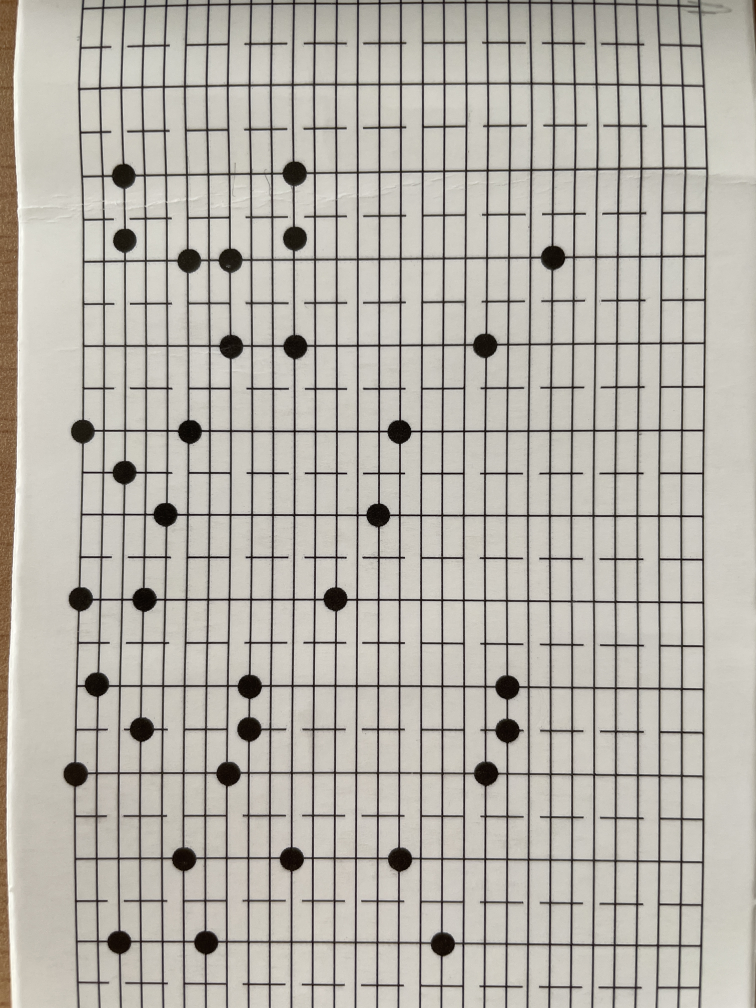
#> input picture images/music_test.jpg, 3024 x 4032 px, found by its file name (shown at 1/4 size)
$ python main_test.py
#> lines starting #> are read from the running program, lines starting #| are printed output that depends on the picture
# -해야할 것-
# 코드 함수화(모듈화) -> main에 최대한 코드 줄이기
# 라벨링을 통해서 검출해낸다음에 해당 영역을 30으로 나누기

# --지금 할것--
# 연주 해보기

import cv2
import numpy as np
import functions as fs
from multiprocessing import Process

path = "C:/DevSpace/capstone2/images/"  # 파일 경로
image_name = "music_test.jpg"       # 이미지 파일 이름

note_list = []  # 30노트중 해당 음이 있는자리가 몇번째인지 확인하기 위한 리스트, 자료형은 int
play_notes = [] # 음을 다중 실행 하기 위한 쓰레드를 저장하기 위한 리스트.

music_pic = cv2.imread(path + image_name)
#> music_pic is the input picture: shape (4032, 3024, 3); mean B, G, R 168.5, 176.5, 180.5
music_pic = cv2.resize(music_pic,dsize=(400,600),interpolation=cv2.INTER_CUBIC)
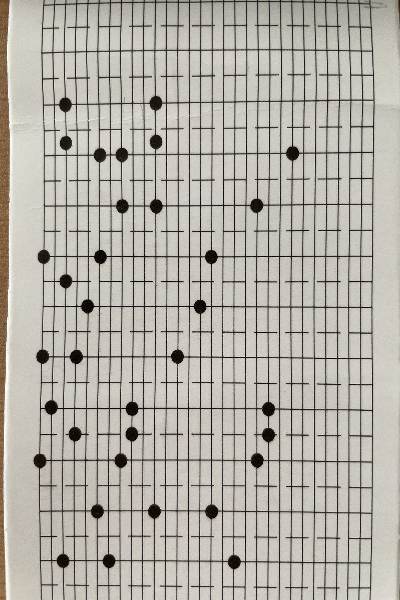
#> music_pic: shape (600, 400, 3); mean B, G, R 168.4, 176.5, 180.5
#> (the run stopped early here; a loop or call above may not have finished)
